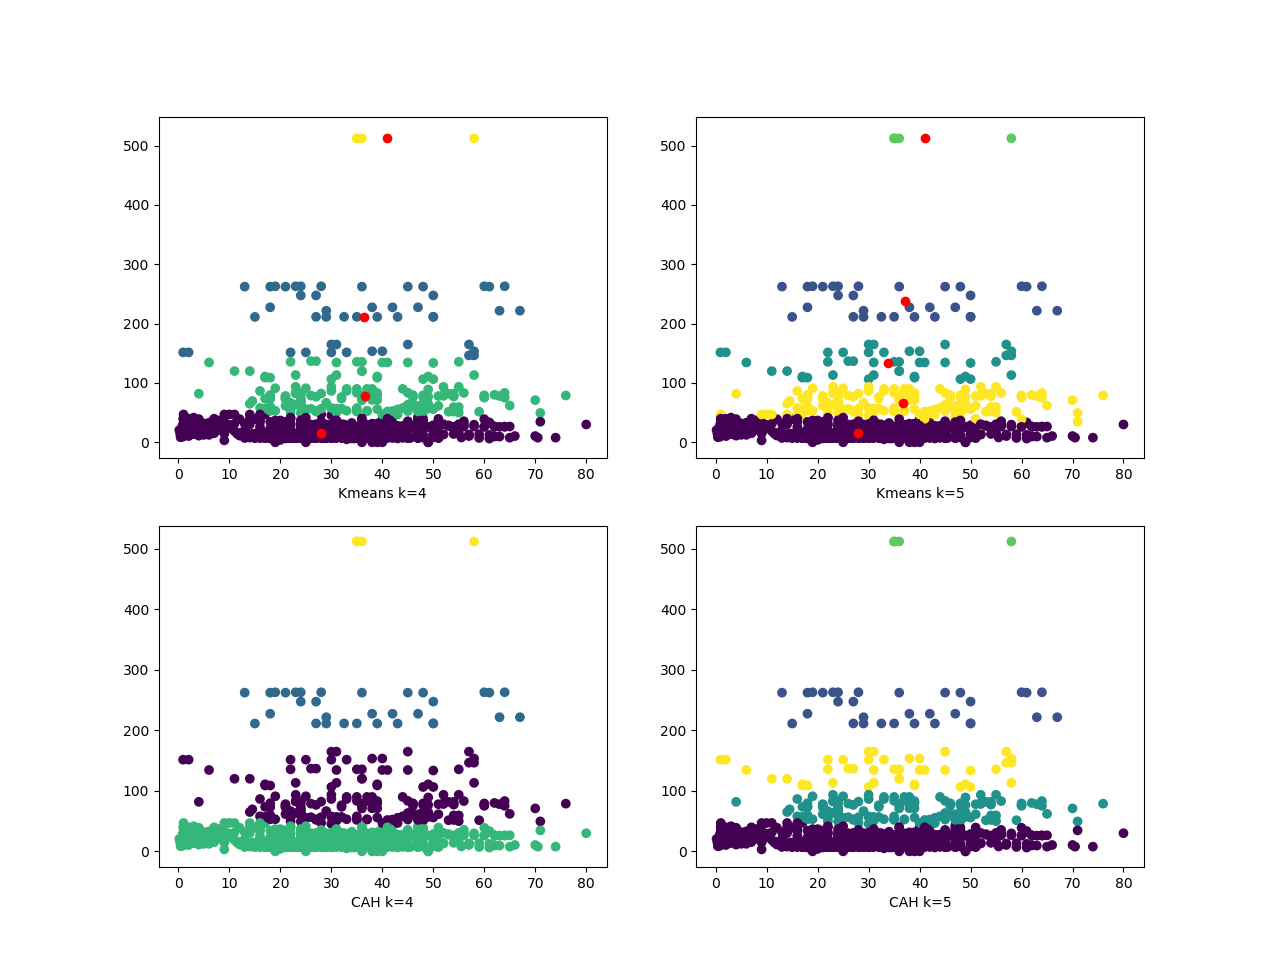

Generate this figure with Python:
import pandas as pd
import numpy as np
from matplotlib import pyplot as plt
from sklearn.cluster import AgglomerativeClustering, KMeans
titanic = pd.read_csv('./C2/data1.csv')
X = titanic[['age','fare']].dropna()
for k in [4,5]:
    km = KMeans(n_clusters = k)
    ac = AgglomerativeClustering(n_clusters=k)
    ykm, yac = km.fit_predict(X), ac.fit_predict(X)
    plt.subplot(2,2,k-3)
    plt.scatter(X.age, X.fare, c=ykm)
    cc = np.transpose(km.cluster_centers_)
    plt.scatter(cc[0], cc[1],c='red')
    plt.xlabel("Kmeans k={0}".format(k))
    plt.subplot(2,2,k-1)
    plt.scatter(X.age, X.fare, c=yac)
    plt.xlabel("CAH k={0}".format(k))
plt.show()
